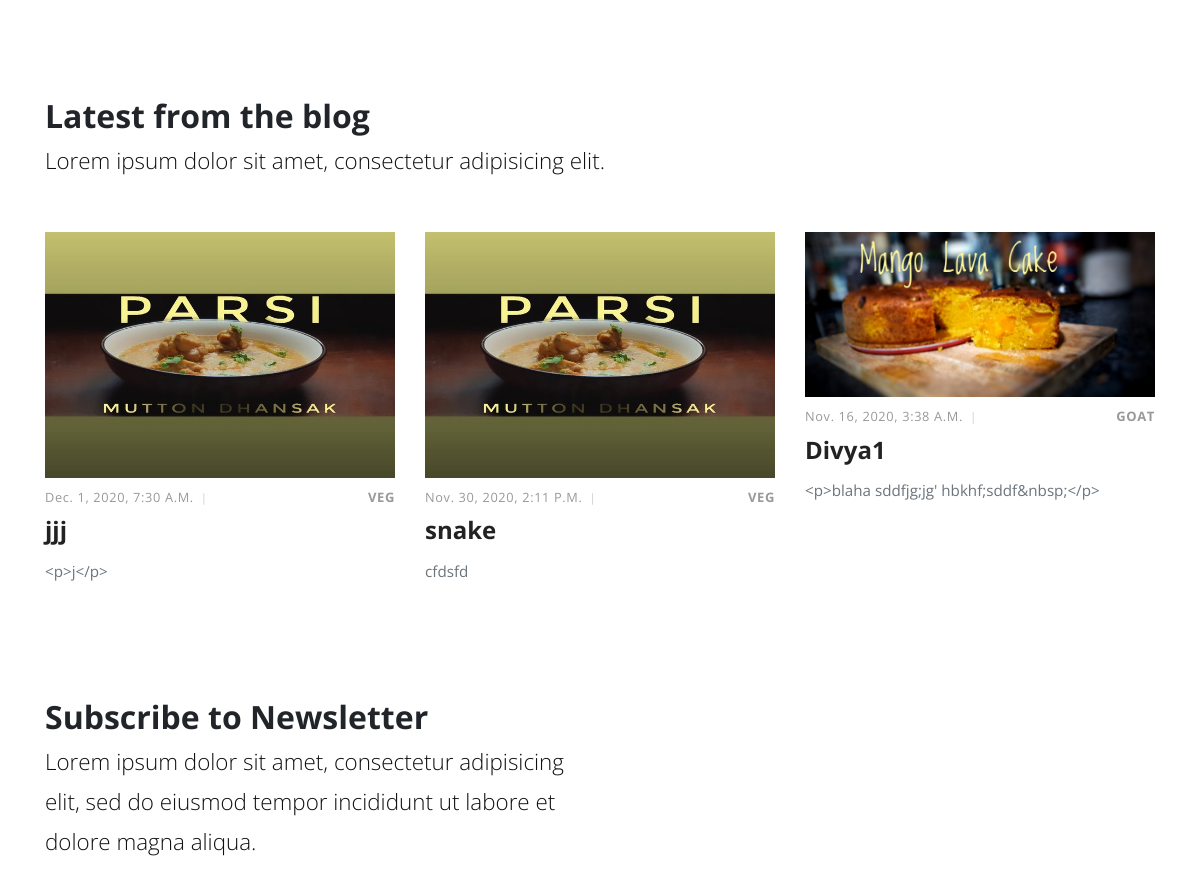
Before: / (middle part) with the older database file.
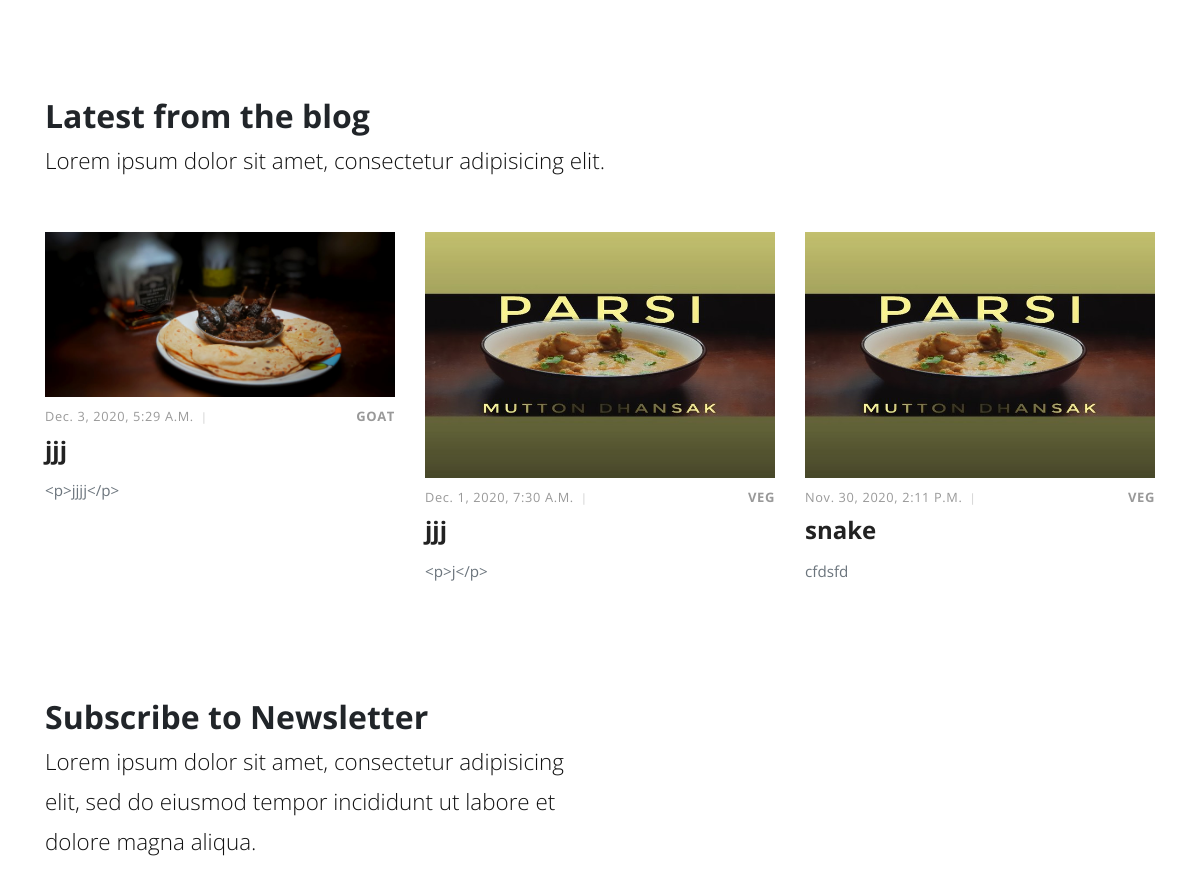
After: the same page with the newer database file.
### posts/models.py (models this page shows, shortened)
class Post(models.Model):
    title = models.CharField(max_length=100)
    overview = models.TextField()
    timestamp = models.DateTimeField(auto_now_add=True)
    content = tinymce_models.HTMLField()
    author = models.ForeignKey(Author, on_delete=models.CASCADE)
    thumbnail = models.ImageField()
    categories = models.ManyToManyField(Category)
    featured = models.BooleanField()
    previous_post = models.ForeignKey(
        'self',related_name='previous', on_delete=models.SET_NULL, blank=True,null=True)
    next_post = models.ForeignKey(
        'self', related_name='next',  on_delete=models.SET_NULL, blank=True, null=True)
    @property
    def comment_count(self):
        return Comment.objects.filter(post=self).count()

class Category(models.Model):
    title = models.CharField(max_length=20)
    def __str__(self):
        return self.title

### posts/views.py (the view)
# urls.py: path('', index),
def index(request):
    featured = Post.objects.filter(featured=True)
    latest = Post.objects.order_by('-timestamp')[0:3]
    if request.method == 'POST':
        email = request.POST["email"]
        new_signup = Signup()
        new_signup.email = email
        new_signup.save()
    context = {
        'object_list': featured,
        'latest': latest
    }
    return render(request, 'index.html', context)

### posts/models.py (called while the page is built)
    def __str__(self):
        return self.user.username

### templates/index.html (shortened to what this page needs)
{% extends 'base.html' %}
{% load static %}
{% block content %}
    <section class="latest-posts">
      <div class="container">
        <header>
          <h2>Latest from the blog</h2>
          <p class="text-big">Lorem ipsum dolor sit amet, consectetur adipisicing elit.</p>
        </header>
        <div class="row">
          {% for obj in latest  %}
          <div class="post col-md-4">
            <div class="post-thumbnail"><a href="post.html"><img src="{{ obj.thumbnail.url }}" alt="..." class="img-fluid"></a></div>
            <div class="post-details">
              <div class="post-meta d-flex justify-content-between">
                <div class="date">{{ obj.timestamp }}</div>
                <div class="category">
                  {% for cat in obj.categories.all %}
                  <a href="#">{{ cat }}</a></div>
                  {% endfor %}
              </div><a href="post.html">
                <h3 class="h4">{{ obj.title }}</h3></a>
              <p class="text-muted">{{ obj.overview }}</p>
            </div>
          </div>
          {% endfor %}
        </div>
      </div>
    </section>
    <section class="newsletter no-padding-top">
      <div class="container">
        <div class="row">
          <div class="col-md-6">
            <h2>Subscribe to Newsletter</h2>
            <p class="text-big">Lorem ipsum dolor sit amet, consectetur adipisicing elit, sed do eiusmod tempor incididunt ut labore et dolore magna aliqua.</p>
          </div>
        </div>
      </div>
    </section>
{% endblock content %}

Changed rows visible on the page:
no longer on this page (row unchanged): Post: thumbnail (picture), timestamp "Nov. 16, 2020, 3:38 A.m.", title "Divya1", overview "<p>blaha sddfjg;jg' hbkhf;sddf&nbsp;</p>", Category (title "GOAT")
added Post: thumbnail (picture), timestamp "Dec. 3, 2020, 5:29 A.m.", title "jjj", overview "<p>jjjj</p>", Category (title "GOAT")
